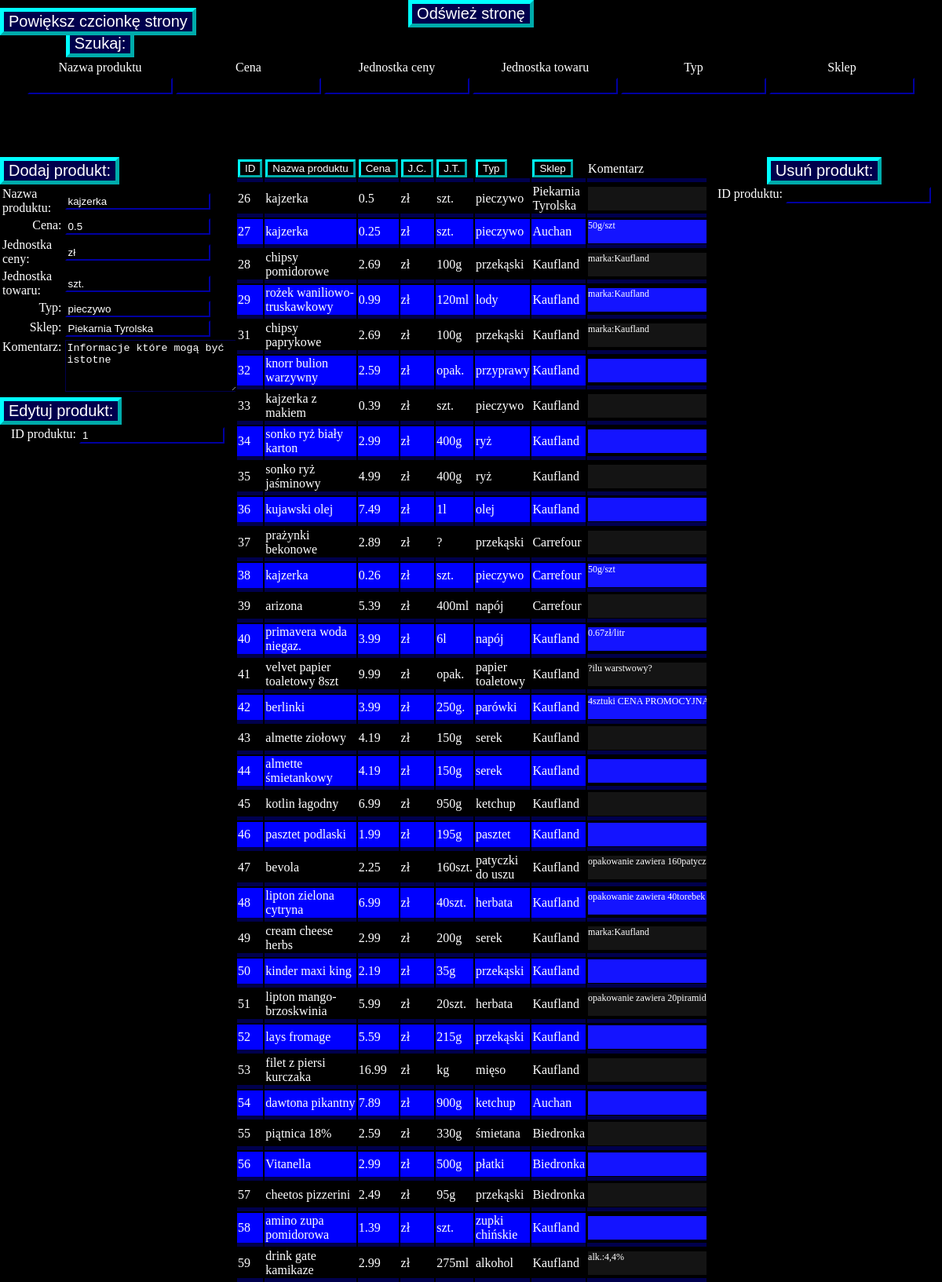
Page /test.php (upper part) on the committed database.
### tables this page shows
CREATE TABLE `produkt` (
  `ID_produktu` int(11) NOT NULL,
  `nazwa_produktu` varchar(255) NOT NULL,
  `cena` float NOT NULL,
  `jednostka_ceny` varchar(255) NOT NULL,
  `jednostka_towaru` varchar(255) NOT NULL,
  `typ` varchar(255) NOT NULL,
  `sklep` varchar(255) NOT NULL,
  `komentarz` varchar(255) NOT NULL
);

### test.php (the view, shortened to what this page needs)
<!DOCTYPE html>
<html>
<head>
<link rel="stylesheet" type="text/css" href="css.css"/>
</head>
<body>
	<div id="box">
		<div id="baner">
			<form method=POST action=index.php>
				<h2><input class=sub type=submit value='Odśwież stronę'></h2>
			</form>
			<form method=POST action=index.php>
				<h2 style="float:left; position:absolute; top:10px;"><input class=sub name=czcionka type=submit value='Powiększ czcionkę strony'></h2>
			</form>
			<form method=POST action=index.php>
				<table style="text-align:center;">
					<tr><td><h2><input type=submit value='Szukaj:' name=szukaj class=sub></h2></td></tr>
					<tr><td>Nazwa produktu</td> <td>Cena</td> <td>Jednostka ceny</td> <td>Jednostka towaru</td> <td>Typ</td> <td>Sklep</td></tr>
					<tr><td><input name=nazwa_produktu_szukaj></td> <td><input name=cena_szukaj></td> <td><input name=jednostka_ceny_szukaj></td> <td><input name=jednostka_towaru_szukaj></td> <td><input name=typ_szukaj></td> <td><input name=sklep_szukaj></td></tr>
				</table>
			</form>
		</div>
		<div id="pL">
			<?php
				require_once "connect.php";
				$c=new mysqli($host, $db_user, $db_pass, $db_name);
				if(isset($_POST['ID_produktu_order'])) {$order='ID_produktu'; echo "<style type=text/css>#ID_produktu_order{background-color:#008080;}</style>";}
				elseif(isset($_POST['nazwa_produktu_order'])) {$order='nazwa_produktu'; echo "<style type=text/css>#nazwa_produktu_order{background-color:#008080;}</style>";}
				elseif(isset($_POST['cena_order'])) {$order='cena'; echo "<style type=text/css>#cena_order{background-color:#008080;}</style>";}
				elseif(isset($_POST['jednostka_ceny_order'])) {$order='jednostka_ceny'; echo "<style type=text/css>#jednostka_ceny_order{background-color:#008080;}</style>";}
				elseif(isset($_POST['jednostka_towaru_order'])) {$order='jednostka_towaru'; echo "<style type=text/css>#jednostka_towaru_order{background-color:#008080;}</style>";}
				elseif(isset($_POST['typ_order'])) {$order='typ'; echo "<style type=text/css>#typ_order{background-color:#008080;}</style>";}
				elseif(isset($_POST['sklep_order'])) {$order='sklep'; echo "<style type=text/css>#sklep_order{background-color:#008080;}</style>";}
				elseif(!isset($order)) $order='ID_produktu';
			?>
			<form method=POST action=index.php>
				<h2><input type=submit value='Dodaj produkt:' name=dodaj class=sub></h2>
				<table>
					<tr>	<td class=lewetd>Nazwa produktu:</td><td class=prawetd><input type=text name=nazwa_produktu_dodaj value=kajzerka> </td>	</tr>
					<tr>	<td class=lewetd>Cena:</td><td class=prawetd><input type=text name=cena_dodaj value="0.5"> </td>	</tr>
					<tr>	<td class=lewetd>Jednostka ceny:</td><td class=prawetd><input type=text name=jednostka_ceny_dodaj value=zł> </td>	</tr>
					<tr>	<td class=lewetd>Jednostka towaru:</td><td class=prawetd><input type=text name=jednostka_towaru_dodaj value=szt.> </td>	</tr>
					<tr>	<td class=lewetd>Typ:</td><td class=prawetd><input type=text name=typ_dodaj value=pieczywo> </td>	</tr>
					<tr>	<td class=lewetd>Sklep:</td><td class=prawetd><input type=text name=sklep_dodaj value='Piekarnia Tyrolska'> </td>	</tr>
					<tr>	<td class=lewetd>Komentarz:</td><td class=prawetd><textarea name=komentarz_dodaj rows="4" cols="25">Informacje które mogą być istotne</textarea></td>	</tr>
				</table>
			</form>
			<form method=POST action=index.php>
				<h2><input type=submit value='Edytuj produkt:' name=edytuj class=sub></h2>
				<table>
					<tr>	<td class=lewetd>ID produktu:</td><td class=prawetd><input type=text name=ID_produktu_edytuj value='1'> </td>	</tr>
				</table>
			</form>
		</div>
		<div id="index">
			<?php
			if(isset($_POST['szukaj'])){
				$lista_produktów=$c->query("SELECT * FROM produkt ORDER BY $order");
				$tmp=0;
				$sql="";
				$nazwa_produktu_sql="";
				$cena_sql="";
				$jednostka_ceny_sql="";
				$jednostka_towaru_sql="";
				$typ_sql="";
				$sklep_sql="";
				if(!empty($_POST['nazwa_produktu_szukaj'])){
					$tmp=$tmp+1;
					$nazwa_produktu=$_POST['nazwa_produktu_szukaj'];
					$lista_produktów=$c->query("SELECT * FROM produkt WHERE nazwa_produktu='$nazwa_produktu' ORDER BY $order");
					$nazwa_produktu_sql="nazwa_produktu LIKE '%$nazwa_produktu%'";
					$sql=$sql." AND ".$nazwa_produktu_sql;
				}
				if(!empty($_POST['cena_szukaj'])){
					$tmp=$tmp+1;
					$cena=$_POST['cena_szukaj'];
					$cena_sql="cena='$cena'";
					$sql=$sql." AND ".$cena_sql;
				}
				if(!empty($_POST['jednostka_ceny_szukaj'])){
					$tmp=$tmp+1;
					$jednostka_ceny=$_POST['jednostka_ceny_szukaj'];
					$jednostka_ceny_sql="jednostka_ceny='$jednostka_ceny'";
					$sql=$sql." AND ".$jednostka_ceny_sql;
				}
				if(!empty($_POST['jednostka_towaru_szukaj'])){
					$tmp=$tmp+1;
					$jednostka_towaru=$_POST['jednostka_towaru'];
					$jednostka_towaru_sql="jednostka_towaru='$jednostka_towaru'";
					$sql=$sql." AND ".$jednostka_towaru_sql;
				}
				if(!empty($_POST['typ_szukaj'])){
					$tmp=$tmp+1;
					$typ=$_POST['typ_szukaj'];
					$typ_sql="typ='$typ'";
					$sql=$sql." AND ".$typ_sql;
				}
				if(!empty($_POST['sklep_szukaj'])){
					$tmp=$tmp+1;
					$sklep=$_POST['sklep_szukaj'];
					$sklep_sql="sklep='$sklep'";
					$sql=$sql." AND ".$sklep_sql;
				}
				if($tmp>0){
					$sql = substr($sql, 4);
					$lista_produktów=$c->query("SELECT * FROM produkt WHERE $sql ORDER BY $order");
				}
			}
			else{
				$lista_produktów=$c->query("SELECT * FROM produkt ORDER BY $order");
			}
			echo "<table class=tab><tr><td><form method=POST action=index.php><input id=ID_produktu_order class=sortowanie type=submit value=ID name=ID_produktu_order></form></td> <td><form method=POST action=index.php><input id=nazwa_produktu_order class=sortowanie type=submit value='Nazwa produktu' name=nazwa_produktu_order></form></td> <td><form method=POST action=index.php><input id=cena_order class=sortowanie type=submit value=Cena name=cena_order></form></td> <td><form method=POST action=index.php><input id=jednostka_ceny_order class=sortowanie type=submit value='J.C.' name=jednostka_ceny_order></form></td> <td><form method=POST action=index.php><input id=jednostka_towaru_order class=sortowanie type=submit value='J.T.' name=jednostka_towaru_order></form></td> <td><form method=POST action=index.php><input id=typ_order class=sortowanie type=submit value=Typ name=typ_order></form></td> <td><form method=POST action=index.php><input id=sklep_order class=sortowanie type=submit value=Sklep name=sklep_order></form></td> <td>Komentarz</td> </tr>";
				$i=0;
				while($row=mysqli_fetch_array($lista_produktów)){
					if($i%2==0){
						echo "<tr><td>".$row['ID_produktu'];echo "</td> <td>".$row['nazwa_produktu'];echo "</td> <td>".$row['cena'];echo "</td> <td>".$row['jednostka_ceny'];echo "</td> <td>".$row['jednostka_towaru'];echo "</td> <td>".$row['typ'];echo "</td> <td>".$row['sklep'];echo "</td> <td><div class=td0komentarz>".$row['komentarz'];echo "</div></td> </tr>";
					}
					else{
						echo "<tr><td class=td2>".$row['ID_produktu'];echo "</td> <td class=td2>".$row['nazwa_produktu'];echo "</td> <td class=td2>".$row['cena'];echo "</td> <td class=td2>".$row['jednostka_ceny'];echo "</td> <td class=td2>".$row['jednostka_towaru'];echo "</td> <td class=td2>".$row['typ'];echo "</td> <td class=td2>".$row['sklep'];echo "</td> <td><div class=td2komentarz>".$row['komentarz'];echo "</div></td> </tr>";
					}
					$i=$i+1;
				}
			echo "</table>";
			?>
		</div>
		<div id="pP">
			<form method=POST action=index.php>
				<h2><input type=submit value='Usuń produkt:' name=usun class=sub></h2>
				<table>
					<tr>	<td class=lewetd>ID produktu:</td><td class=prawetd><input type=text name=ID_produktu_usun> </td>	</tr>
				</table>
			</form>
		</div>
	</div>
</body>
</html>

### css.css (style rules this page uses)
* { margin:auto; padding:auto; color:white; background-color:black; }
html { --scrollbarBG: #CFD8DC; --thumbBG: #90A4AE; }
div { scrollbar-width: thin; scrollbar-color: var(--thumbBG) var(--scrollbarBG); }
body { scrollbar-width: thin; scrollbar-color: var(--thumbBG) var(--scrollbarBG); }
#box { width:auto; height:auto; }
#baner { width:100%; height:200px; text-align:center; }
#pL { float:left; width:25%; height:auto; overflow:auto; }
#index { float:left; width:50%; height:auto; overflow:auto; }
#pP { float:left; width:25%; height:auto; text-align:center; overflow:auto; }
.lewetd { float:right; }
input { border-color:#00004d; }
textarea { border-color:#00004d; }

### test.php (style rules this page uses)
body { font-family:"Comic Sans MS", "Comic Sans"; }
.tab td { border-style: solid; border-color: #00004d; border-width: 0px 0px 5px 0px; }
.td2 { background-color: blue; }
.td0komentarz { background-color: #141414; width:200px; height:30px; font-size:12px; overflow:auto; }
.td2komentarz { background-color: #1414ff; width:200px; height:30px; font-size:12px; overflow:auto; }
.sortowanie { border-color:cyan; border-style:ridged; border-width:3px; }
.sub { font-size:20px; background-color:#00004d; border-color:cyan; border-style:ridged; border-width:5px; }

### rows in the picture
produkt: ID_produktu "26", nazwa_produktu "kajzerka", cena "0.5", jednostka_ceny "zł", jednostka_towaru "szt.", typ "pieczywo", sklep "Piekarnia Tyrolska"
produkt: ID_produktu "27", nazwa_produktu "kajzerka", cena "0.25", jednostka_ceny "zł", jednostka_towaru "szt.", typ "pieczywo", sklep "Auchan", komentarz "50g/szt"
produkt: ID_produktu "28", nazwa_produktu "chipsy pomidorowe", cena "2.69", jednostka_ceny "zł", jednostka_towaru "100g", typ "przekąski", sklep "Kaufland", komentarz "marka:Kaufland"
produkt: ID_produktu "29", nazwa_produktu "rożek waniliowo-truskawkowy", cena "0.99", jednostka_ceny "zł", jednostka_towaru "120ml", typ "lody", sklep "Kaufland", komentarz "marka:Kaufland"
produkt: ID_produktu "31", nazwa_produktu "chipsy paprykowe", cena "2.69", jednostka_ceny "zł", jednostka_towaru "100g", typ "przekąski", sklep "Kaufland", komentarz "marka:Kaufland"
produkt: ID_produktu "32", nazwa_produktu "knorr bulion warzywny", cena "2.59", jednostka_ceny "zł", jednostka_towaru "opak.", typ "przyprawy", sklep "Kaufland"
produkt: ID_produktu "33", nazwa_produktu "kajzerka z makiem", cena "0.39", jednostka_ceny "zł", jednostka_towaru "szt.", typ "pieczywo", sklep "Kaufland"
produkt: ID_produktu "34", nazwa_produktu "sonko ryż biały karton", cena "2.99", jednostka_ceny "zł", jednostka_towaru "400g", typ "ryż", sklep "Kaufland"
produkt: ID_produktu "35", nazwa_produktu "sonko ryż jaśminowy", cena "4.99", jednostka_ceny "zł", jednostka_towaru "400g", typ "ryż", sklep "Kaufland"
produkt: ID_produktu "36", nazwa_produktu "kujawski olej", cena "7.49", jednostka_ceny "zł", jednostka_towaru "1l", typ "olej", sklep "Kaufland"
produkt: ID_produktu "37", nazwa_produktu "prażynki bekonowe", cena "2.89", jednostka_ceny "zł", jednostka_towaru "?", typ "przekąski", sklep "Carrefour"
produkt: ID_produktu "38", nazwa_produktu "kajzerka", cena "0.26", jednostka_ceny "zł", jednostka_towaru "szt.", typ "pieczywo", sklep "Carrefour", komentarz "50g/szt"
produkt: ID_produktu "39", nazwa_produktu "arizona", cena "5.39", jednostka_ceny "zł", jednostka_towaru "400ml", typ "napój", sklep "Carrefour"
produkt: ID_produktu "40", nazwa_produktu "primavera woda niegaz.", cena "3.99", jednostka_ceny "zł", jednostka_towaru "6l", typ "napój", sklep "Kaufland", komentarz "0.67zł/litr"
produkt: ID_produktu "41", nazwa_produktu "velvet papier toaletowy 8szt", cena "9.99", jednostka_ceny "zł", jednostka_towaru "opak.", typ "papier toaletowy", sklep "Kaufland", komentarz "?ilu warstwowy?"
produkt: ID_produktu "42", nazwa_produktu "berlinki", cena "3.99", jednostka_ceny "zł", jednostka_towaru "250g.", typ "parówki", sklep "Kaufland", komentarz "4sztuki CENA…"
produkt: ID_produktu "43", nazwa_produktu "almette ziołowy", cena "4.19", jednostka_ceny "zł", jednostka_towaru "150g", typ "serek", sklep "Kaufland"
produkt: ID_produktu "44", nazwa_produktu "almette śmietankowy", cena "4.19", jednostka_ceny "zł", jednostka_towaru "150g", typ "serek", sklep "Kaufland"
produkt: ID_produktu "45", nazwa_produktu "kotlin łagodny", cena "6.99", jednostka_ceny "zł", jednostka_towaru "950g", typ "ketchup", sklep "Kaufland"
produkt: ID_produktu "46", nazwa_produktu "pasztet podlaski", cena "1.99", jednostka_ceny "zł", jednostka_towaru "195g", typ "pasztet", sklep "Kaufland"
produkt: ID_produktu "47", nazwa_produktu "bevola", cena "2.25", jednostka_ceny "zł", jednostka_towaru "160szt.", typ "patyczki do uszu", sklep "Kaufland", komentarz "opakowanie zawiera…"
produkt: ID_produktu "48", nazwa_produktu "lipton zielona cytryna", cena "6.99", jednostka_ceny "zł", jednostka_towaru "40szt.", typ "herbata", sklep "Kaufland", komentarz "opakowanie zawiera 40torebek"
produkt: ID_produktu "49", nazwa_produktu "cream cheese herbs", cena "2.99", jednostka_ceny "zł", jednostka_towaru "200g", typ "serek", sklep "Kaufland", komentarz "marka:Kaufland"
produkt: ID_produktu "50", nazwa_produktu "kinder maxi king", cena "2.19", jednostka_ceny "zł", jednostka_towaru "35g", typ "przekąski", sklep "Kaufland"
produkt: ID_produktu "51", nazwa_produktu "lipton mango-brzoskwinia", cena "5.99", jednostka_ceny "zł", jednostka_towaru "20szt.", typ "herbata", sklep "Kaufland", komentarz "opakowanie zawiera…"
produkt: ID_produktu "52", nazwa_produktu "lays fromage", cena "5.59", jednostka_ceny "zł", jednostka_towaru "215g", typ "przekąski", sklep "Kaufland"
produkt: ID_produktu "53", nazwa_produktu "filet z piersi kurczaka", cena "16.99", jednostka_ceny "zł", jednostka_towaru "kg", typ "mięso", sklep "Kaufland"
produkt: ID_produktu "54", nazwa_produktu "dawtona pikantny", cena "7.89", jednostka_ceny "zł", jednostka_towaru "900g", typ "ketchup", sklep "Auchan"
produkt: ID_produktu "55", nazwa_produktu "piątnica 18%", cena "2.59", jednostka_ceny "zł", jednostka_towaru "330g", typ "śmietana", sklep "Biedronka"
produkt: ID_produktu "56", nazwa_produktu "Vitanella", cena "2.99", jednostka_ceny "zł", jednostka_towaru "500g", typ "płatki", sklep "Biedronka"
produkt: ID_produktu "57", nazwa_produktu "cheetos pizzerini", cena "2.49", jednostka_ceny "zł", jednostka_towaru "95g", typ "przekąski", sklep "Biedronka"
produkt: ID_produktu "58", nazwa_produktu "amino zupa pomidorowa", cena "1.39", jednostka_ceny "zł", jednostka_towaru "szt.", typ "zupki chińskie", sklep "Kaufland"
produkt: ID_produktu "59", nazwa_produktu "drink gate kamikaze", cena "2.99", jednostka_ceny "zł", jednostka_towaru "275ml", typ "alkohol", sklep "Kaufland", komentarz "alk.:4,4%"
